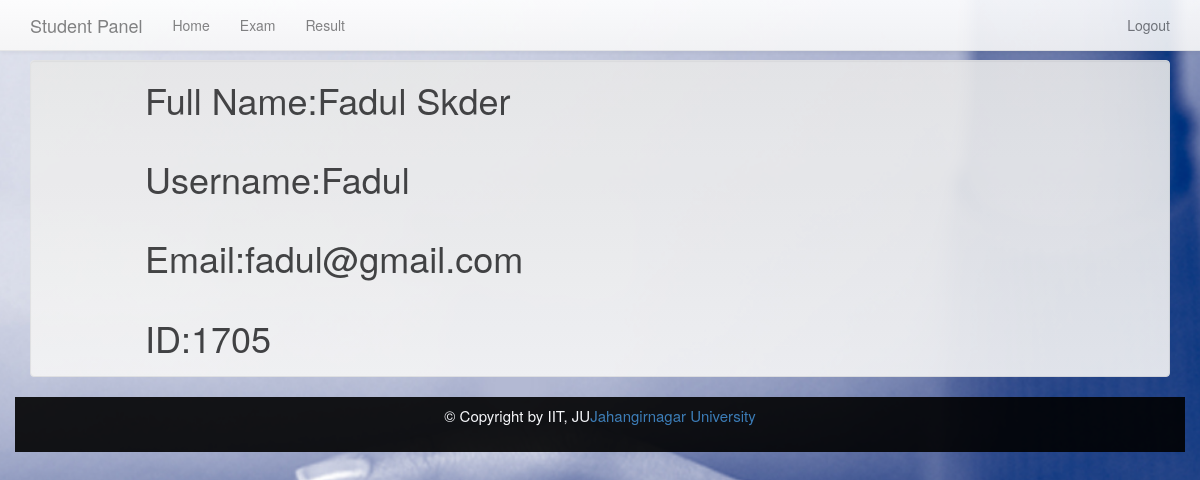
Screenshot of /student/profile.php (signed in) with the database file from the repository.
### tables this page shows
CREATE TABLE `student` (
  `s_id` int(11) NOT NULL,
  `s_name` varchar(100) NOT NULL,
  `s_uname` varchar(100) NOT NULL,
  `s_password` varchar(1000) NOT NULL,
  `sem_id` int(11) NOT NULL,
  `s_email` varchar(100) NOT NULL
);

### includes/function.php (called while the page is built, shortened)
<?php
function student_info($s_id,$value) {
	global $db;
	$query = $db->query("SELECT * FROM student WHERE s_id='$s_id'");
	$row = $query->fetch_assoc();
	return $row[$value];
}
function is_student_Loggedin(){
	if (isset($_SESSION['s_id'])) {
			return true;
		} else {
		return false;
	}
}
?>

### student/profile.php (the view)
<?php
include'header.php';
if(is_student_Loggedin()):
echo'<h1 style="padding-left:10%" class="well">';
$id=student_info($_SESSION['s_id'],'s_id');
$query = $db->query("SELECT * FROM student where s_id='$id'");
                if($query->num_rows>0) {
                  while($row = $query->fetch_assoc()) {
                  	echo 'Full Name:'.$row['s_name'].'<br><br>Username:'.$row['s_uname'].'<br><br>Email:'.$row['s_email'].'<br><br>ID:'.$row['s_id'].'';
                  }
          }
echo "<h1>";
?>
<?php else:?>
<?php header('Location: signin.php');  ?>
<?php endif?>
<?php
include'footer.php';
?>

### assets/css/dashboard.css (style rules this page uses)
body { padding-top: 50px; }

### assets/css/carousel.css (style rules this page uses)
body { padding-bottom: 40px; color: #5a5a5a; }

### assets/css/signin.css (style rules this page uses)
body { padding-top: 40px; padding-bottom: 40px; background-color: #eee; }

### student/header.php (style rules this page uses)
body { background-image: url("../assets/img/banner-bg.jpg"); height: 100vh; -webkit-background-size: cover; background-size: cover; background-position: center; opacity: 0.9; background-attachment: fixed; }

### rows the page displays
student: s_name "Fadul Skder", s_uname "Fadul", s_email "fadul@gmail.com", s_id "1705"
